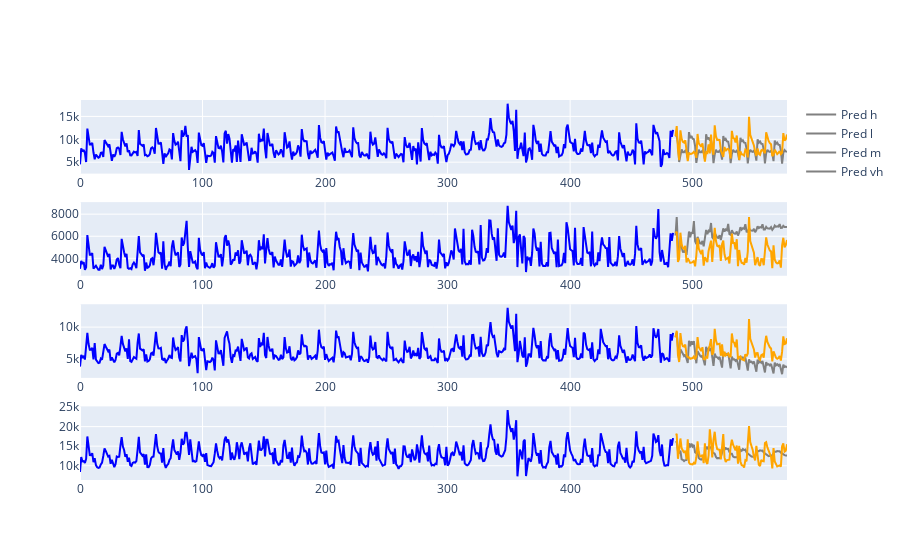

This figure's notebook cell:
### Code cell
from plotly.subplots import make_subplots

fig = make_subplots(rows=4, cols=1)

for i in range(4):
    fig.add_trace( go.Scatter(
        x=np.array(seq_x), 
        y=agg_train.loc[agg_train['Store_cat']==store_index[i], 'Sales'],
        mode="lines",
        line=go.scatter.Line(color="blue"),
        showlegend=False,
        ),
        row=i+1, 
        col=1           
    )
    fig.add_trace( go.Scatter(
        x=np.array(seq_x_cont),
        y=pred[i],
        mode="lines",
        line=go.scatter.Line(color="gray"),
        showlegend=True,
        name='Pred ' + store_index[i] , 
        ),
        row=i+1, 
        col=1      
    )
    fig.add_trace(go.Scatter(
        x=np.array(seq_x_cont),
        y=agg_val.loc[agg_val['Store_cat']==store_index[i], 'Sales'],
        mode="lines",
        line=go.scatter.Line(color="orange"),
        showlegend=False),
        row=i+1, 
        col=1         
              
    )


fig.show()
